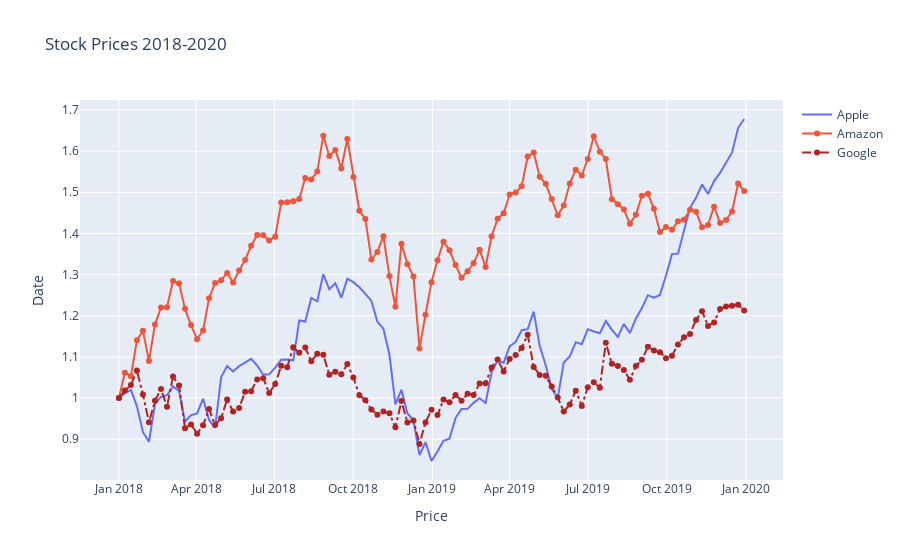

The cell this chart's notebook holds for it:
### Markdown cell above
#### 2 - Line Plots

### Code cell
import plotly.graph_objects as go
df_stocks = px.data.stocks()   # you can use many other plotly example datasets
df_stocks.head()
df_stocks.set_index('date', inplace=True)   # set date as index

"""
px.line(
    df_stocks, x=df_stocks.index, y=['GOOG', 'AAPL'],
    labels={'x': 'Date', 'y': 'Price'},
    title='Stock Prices - Apple vs Google'
)
"""

fig = go.Figure()
fig.add_trace(go.Scatter(x=df_stocks.index, y=df_stocks.AAPL, 
                         mode='lines', name='Apple'))
fig.add_trace(go.Scatter(x=df_stocks.index, y=df_stocks.AMZN, 
                         mode='lines+markers', name='Amazon'))
fig.add_trace(go.Scatter(x=df_stocks.index, y=df_stocks.GOOG, 
                         mode='lines+markers', name='Google',
                         line=dict(color='firebrick', width=2, dash='dashdot')))
fig.update_layout(title='Stock Prices 2018-2020',
                  xaxis_title='Date', yaxis_title='Price')
